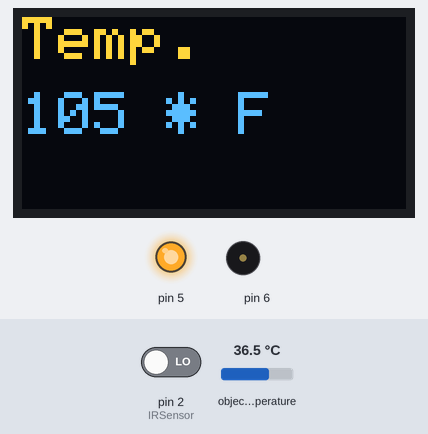
The sketch below on a simulated Arduino Uno, built with avr-gcc and run on an emulated ATmega328P. On the bench: 128×64 one-colour display, output pins drawn as LEDs (lit = HIGH), buzzer (waves = sounding). The inputs (shaded band) are chosen by the test bench; at power-on: object temperature 36.5 °C, pin 2 (IRSensor) LOW. The OLED is the two-colour kind (top 16 rows yellow); what the sketch prints to the serial monitor is not drawn.

Above: at 4.2 s.
4.3 s: object temperature set to 38.1 °C
At 9.4 s:
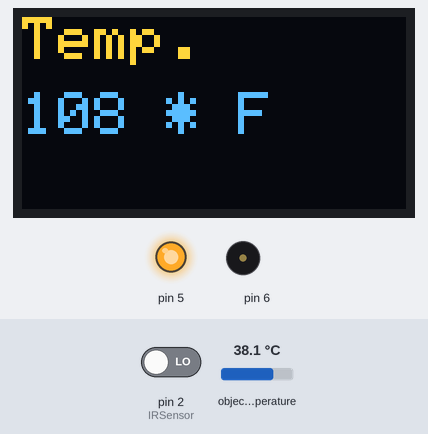
14.6 s: object temperature set to 38.8 °C
At 18.8 s:
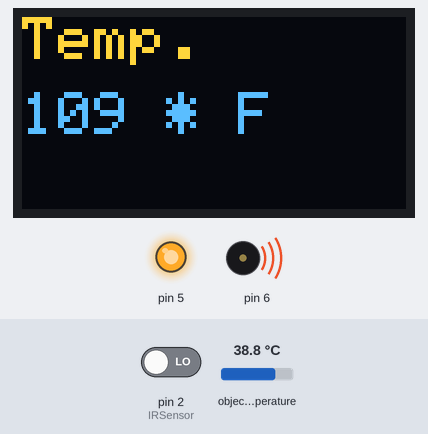
22.7 s: object temperature set to 20 °C
At 26.9 s:
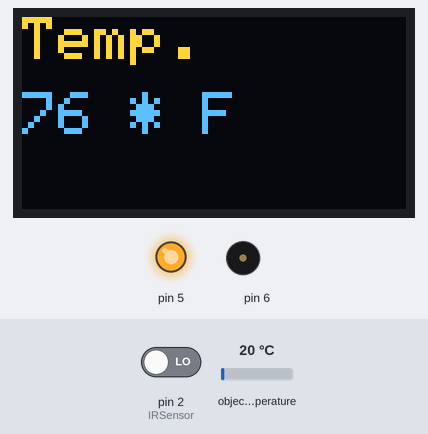
37.9 s: pin 2 (IRSensor) driven LOW
Timing chart, 0 to 40.9 s (numbered marks = the images above; inputs shaded):
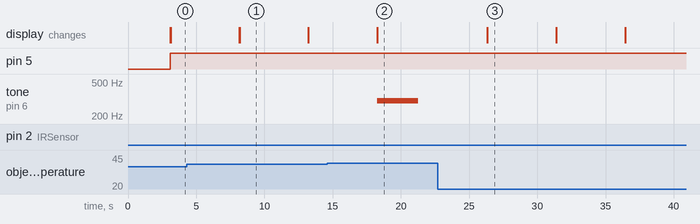

Measured:
- the behaviour switches between 38.3 and 38.4 °C on object temperature (found by bisection; images 1 and 2)
- after the input at 4.3 s, the display: first differs from a run without the input after 3.9 s (image 1)
- after the input at 14.6 s, tone on pin 6: silent → 300 Hz after 3.7 s, → silent 3.0 s later; the display: first differs from a run without the input after 3.7 s (image 2)
- after the input at 22.7 s, tone on pin 6: stops changing and stays silent; the display: first differs from a run without the input after 3.6 s (image 3)
- what the display in image 1 shows lasts 5.0 s, from 8.2 s to 13.2 s

The sketch:

nadmlx_sensor.ino
```cpp
#include <Wire.h>
#include <Adafruit_SH1106.h>

#include <Adafruit_MLX90614.h>

#include <Adafruit_GFX.h>

#define OLED_WIDTH 128
#define OLED_HEIGHT 64

#define OLED_ADDR   0x3C
#define OLED_RESET -1
Adafruit_SH1106 display(OLED_RESET);
Adafruit_MLX90614 mlx = Adafruit_MLX90614();

int IRSensor = 2;


void setup() {
  pinMode(5, OUTPUT);
  pinMode (IRSensor, INPUT); // sensor pin INPUT
  pinMode(6, OUTPUT);
  Serial.begin(9600);

  Serial.println("TEMP : ");

  mlx.begin();
  display.begin(SH1106_SWITCHCAPVCC, OLED_ADDR);
  display.clearDisplay();

  display.setTextSize(2);
  display.setTextColor(WHITE);
  display.setCursor(0, 0);
  display.println("Sona Tech.");

  display.setTextSize(2);
  display.setTextColor(WHITE);
  display.setCursor(0, 20);
  display.println("Temp.Check");


  display.display();

  delay(3000);
}

void loop() {
  int statusSensor = digitalRead (IRSensor);
  int temp = mlx.readObjectTempF() + 8;
  display.clearDisplay();

  display.setTextSize(3);
  display.setTextColor(WHITE);
  display.setCursor(3, 10);
  display.println("Stand.......");
  display.display();

  if (statusSensor == 1) {
    digitalWrite(5, HIGH);
  }
  else {
    Serial.println("on");
    digitalWrite(5, HIGH);
    display.clearDisplay();

    display.setTextSize(2);
    display.setTextColor(WHITE);
    display.setCursor(0, 0);
    display.println("Temp.");
    display.setTextSize(2);
    display.setTextColor(WHITE);
    display.setCursor(0, 25);
    display.print(temp); display.print(" * F");

    display.display();
    if (mlx.readObjectTempF() >= 101) {
      tone(6, 300);
      delay(3000);
      noTone(6);
    } else {
      noTone(6);
    }
    delay(5000);

  }
}
```
